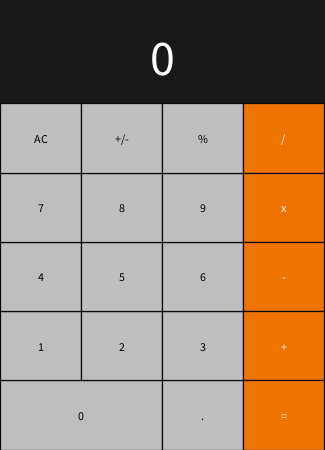
Frame 1 (no input)
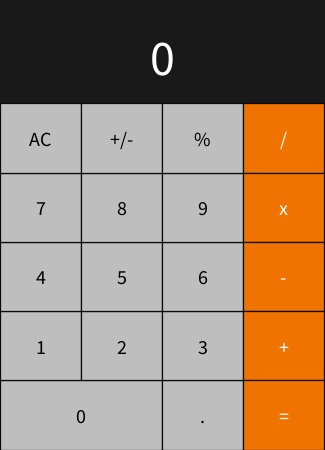
Frame 60 (the mouse pressed at the canvas centre just before this capture)
Frame 120 (the mouse held since frame 60 and released just before this capture): identical to frame 60, image omitted

The Processing sketch that drew these frames (run headless with seeded random() and noise(); from frame 60 on, the mouse is pressed at the canvas centre):

// Processing sketch: Buttons
// ── Buttons.pde
// Declaring the buttons.
Button bZero;
Button bDot;
Button bEquals;
Button bOne;
Button bTwo;
Button bThree;
Button bPlus;
Button bFour;
Button bFive;
Button bSix;
Button bMinus;
Button bSeven;
Button bEight;
Button bNine;
Button bMultiply;
Button bAC; // Clear button.
Button bPosNeg; // Positive / Negative Toggle.
Button bPercent;
Button bDivide;
String answer;


void setup() {
    // Setting up the window.
    //size(365, 450);
    size(325, 450);
    background(0);
    stroke(255);
    fill(10);
    PFont font;


    // Initializing some constant values.
    final float bWidth = width/4;
    final float bHeight = height/6.5;

    // Initializing our buttons.
    bZero = new Button("0", 0, height - bHeight, bWidth * 2, bHeight);
    bDot = new Button(".", bWidth * 2, height - bHeight, bWidth, bHeight);
    bEquals = new Button("=", bWidth * 3, height - bHeight, bWidth, bHeight);
    bOne = new Button("1", 0, height - bHeight * 2, bWidth, bHeight);
    bTwo = new Button("2", bWidth, height - bHeight * 2, bWidth, bHeight);
    bThree = new Button("3", bWidth * 2, height - bHeight * 2, bWidth, bHeight);
    bPlus = new Button("+", bWidth * 3, height - bHeight * 2, bWidth, bHeight);
    bFour = new Button("4", 0, height - bHeight * 3, bWidth, bHeight);
    bFive = new Button("5", bWidth, height - bHeight * 3, bWidth, bHeight);
    bSix = new Button("6", bWidth * 2, height - bHeight * 3, bWidth, bHeight);
    bMinus = new Button("-", bWidth * 3, height - bHeight * 3, bWidth, bHeight);
    bSeven = new Button("7", 0, height - bHeight * 4, bWidth, bHeight);
    bEight = new Button("8", bWidth, height - bHeight * 4, bWidth, bHeight);
    bNine = new Button("9", bWidth * 2, height - bHeight * 4, bWidth, bHeight);
    bMultiply = new Button("x", bWidth * 3, height - bHeight * 4, bWidth, bHeight);
    bAC = new Button("AC", 0, height - bHeight * 5, bWidth, bHeight);
    bPosNeg = new Button("+/-", bWidth, height - bHeight * 5, bWidth, bHeight);
    bPercent = new Button("%", bWidth * 2, height - bHeight * 5, bWidth, bHeight);
    bDivide = new Button("/", bWidth * 3, height - bHeight * 5, bWidth, bHeight);
    answer = "0";

    bEquals.myColor   = color(240, 115, 0);
    bPlus.myColor     = color(240, 115, 0);
    bMinus.myColor    = color(240, 115, 0);
    bMultiply.myColor = color(240, 115, 0);
    bDivide.myColor   = color(240, 115, 0);

    bEquals.fontColor   = color(255);
    bPlus.fontColor     = color(255);
    bMinus.fontColor    = color(255);
    bMultiply.fontColor = color(255);
    bDivide.fontColor   = color(255);

}

void draw() {
    background(25);
    if(bOne.MouseIsOver() && mousePressed) {
        answer += "1";
    }
    bZero.Draw();
    bDot.Draw();
    bOne.Draw();
    bTwo.Draw();
    bThree.Draw();
    bFour.Draw();
    bFive.Draw();
    bSix.Draw();
    bSeven.Draw();
    bEight.Draw();
    bNine.Draw();
    bAC.Draw();
    bPosNeg.Draw();
    bPercent.Draw();

    bDivide.Draw();
    bMultiply.Draw();
    bMinus.Draw();
    bPlus.Draw();
    bEquals.Draw();

    fill(255);
    textSize(50);
    text(answer, width/2, height / 8);
    textSize(20);

}
// ── button.pde
class Button {
  String label;
  float x;    // top left corner x position
  float y;    // top left corner y position
  float w;    // width of button
  float h;    // height of button
  color myColor = color(190);
  color fontColor = color(0);
  
  Button(String labelB, float xpos, float ypos, float widthB, float heightB) {
    label = labelB;
    x = xpos;
    y = ypos;
    w = widthB;
    h = heightB;
  }
  
  void Draw() {
    fill(myColor);
    stroke(10);
    strokeWeight(1.25);
    rect(x, y, w, h);
    textAlign(CENTER, CENTER);
    fill(fontColor);
    text(label, x + (w / 2), y + (h / 2));
  }
  
  boolean MouseIsOver() {
    if (mouseX > x && mouseX < (x + w) && mouseY > y && mouseY < (y + h)) {
      return true;
    }
    return false;
  }
}
